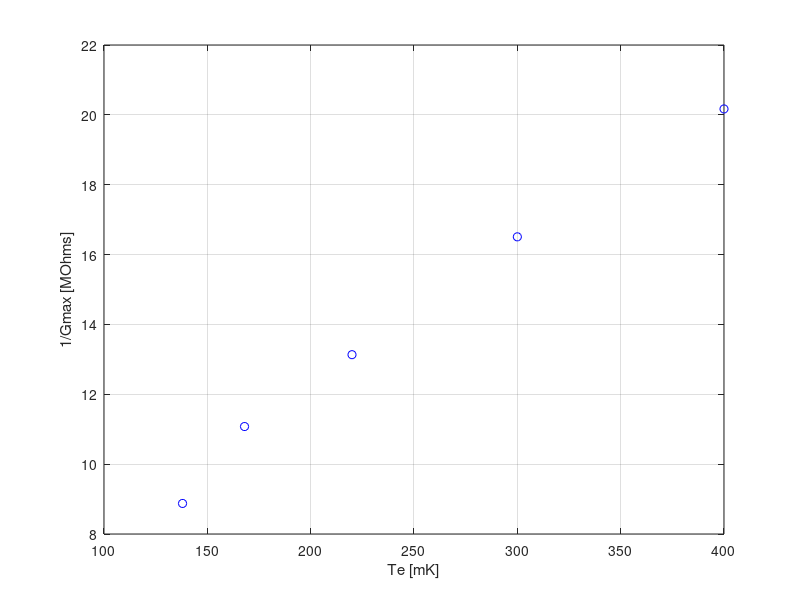
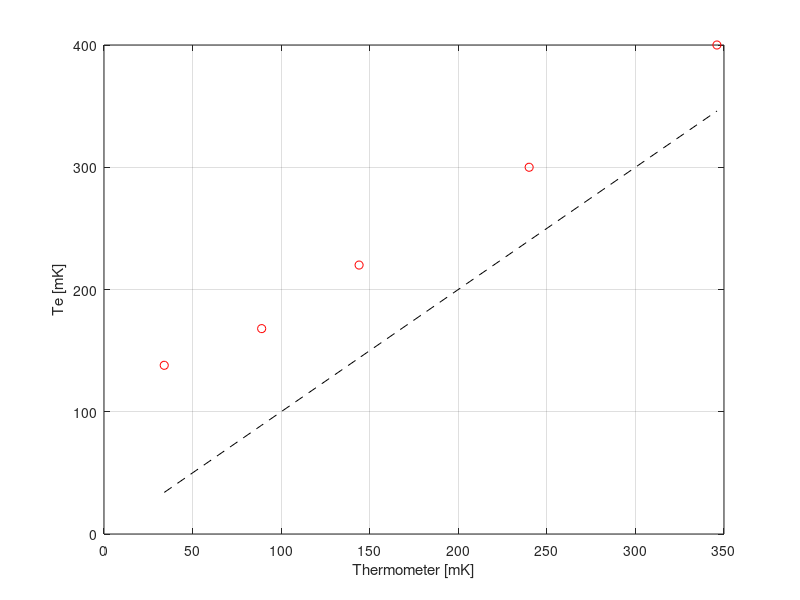

MATLAB code for these plots, in order:
PEAK(1) = 1.1268e-07;
PEAK(2) = 9.0279e-08;
PEAK(3) = 7.6138e-08;
PEAK(4) = 6.0577e-08;
PEAK(5) = 4.958e-08;

Te(1) = 138;
Te(2) = 168;
Te(3) = 220;
Te(4) = 300;
Te(5) = 400;

Tmx(1) = 34;
Tmx(2) = 89;
Tmx(3) = 144;
Tmx(4) = 240;
Tmx(5) = 346;

figure(500);plot(Te, (1./PEAK)/1e6, 'bo');grid on;
xlabel('Te [mK]');ylabel('1/Gmax [MOhms]');

figure(501);plot(Tmx,Te,'ro');hold on;
plot(Tmx,Tmx,'k--');grid on;
xlabel('Thermometer [mK]');ylabel('Te [mK]');




